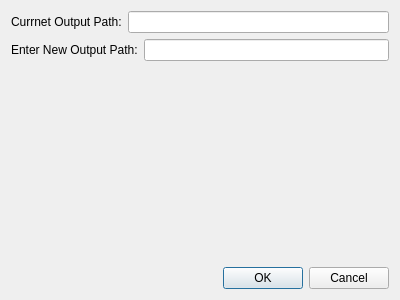
<?xml version="1.0" encoding="UTF-8"?>
<ui version="4.0">
 <class>steelcase_cop_dialog</class>
 <widget class="QDialog" name="steelcase_cop_dialog">
  <property name="geometry">
   <rect>
    <x>0</x>
    <y>0</y>
    <width>400</width>
    <height>300</height>
   </rect>
  </property>
  <property name="windowTitle">
   <string>Dialog</string>
  </property>
  <layout class="QGridLayout" name="gridLayout_2">
   <item row="1" column="0" colspan="2">
    <layout class="QGridLayout" name="gridLayout">
     <item row="2" column="0">
      <layout class="QHBoxLayout" name="horizontalLayout">
       <item>
        <widget class="QLabel" name="label">
         <property name="text">
          <string>Enter New Output Path:</string>
         </property>
        </widget>
       </item>
       <item>
        <widget class="QLineEdit" name="output_path_line_edit"/>
       </item>
      </layout>
     </item>
     <item row="0" column="0">
      <layout class="QHBoxLayout" name="horizontalLayout_3">
       <item>
        <widget class="QLabel" name="label_2">
         <property name="text">
          <string>Currnet Output Path:</string>
         </property>
        </widget>
       </item>
       <item>
        <widget class="QLineEdit" name="current_path_line_edit">
         <property name="readOnly">
          <bool>true</bool>
         </property>
        </widget>
       </item>
      </layout>
     </item>
     <item row="3" column="0">
      <spacer name="verticalSpacer">
       <property name="orientation">
        <enum>Qt::Vertical</enum>
       </property>
       <property name="sizeHint" stdset="0">
        <size>
         <width>20</width>
         <height>40</height>
        </size>
       </property>
      </spacer>
     </item>
    </layout>
   </item>
   <item row="2" column="0" colspan="2">
    <widget class="QDialogButtonBox" name="buttonBox">
     <property name="orientation">
      <enum>Qt::Horizontal</enum>
     </property>
     <property name="standardButtons">
      <set>QDialogButtonBox::Cancel|QDialogButtonBox::Ok</set>
     </property>
    </widget>
   </item>
  </layout>
 </widget>
 <resources/>
 <connections>
  <connection>
   <sender>buttonBox</sender>
   <signal>accepted()</signal>
   <receiver>steelcase_cop_dialog</receiver>
   <slot>accept()</slot>
   <hints>
    <hint type="sourcelabel">
     <x>248</x>
     <y>254</y>
    </hint>
    <hint type="destinationlabel">
     <x>157</x>
     <y>274</y>
    </hint>
   </hints>
  </connection>
  <connection>
   <sender>buttonBox</sender>
   <signal>rejected()</signal>
   <receiver>steelcase_cop_dialog</receiver>
   <slot>reject()</slot>
   <hints>
    <hint type="sourcelabel">
     <x>316</x>
     <y>260</y>
    </hint>
    <hint type="destinationlabel">
     <x>286</x>
     <y>274</y>
    </hint>
   </hints>
  </connection>
 </connections>
</ui>
